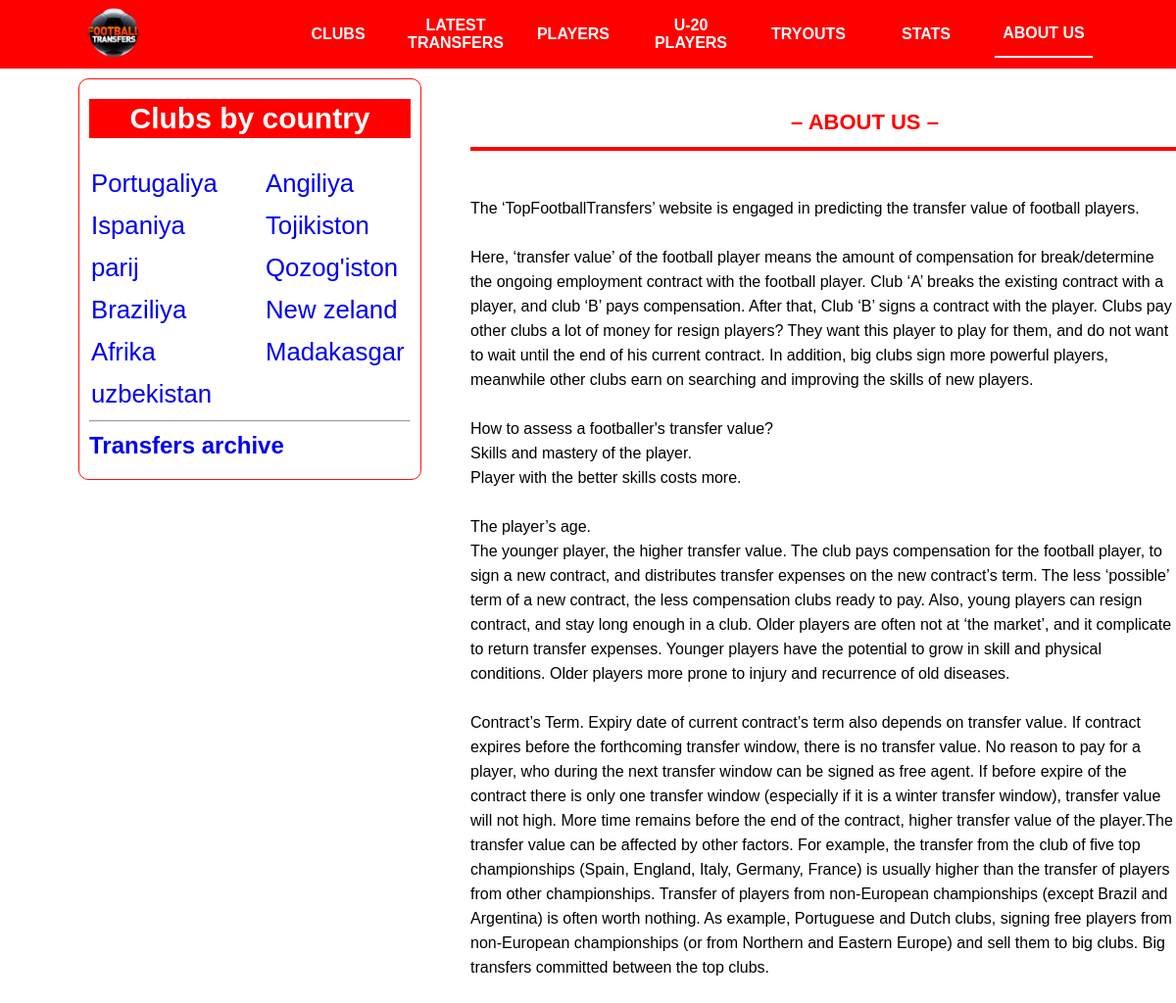
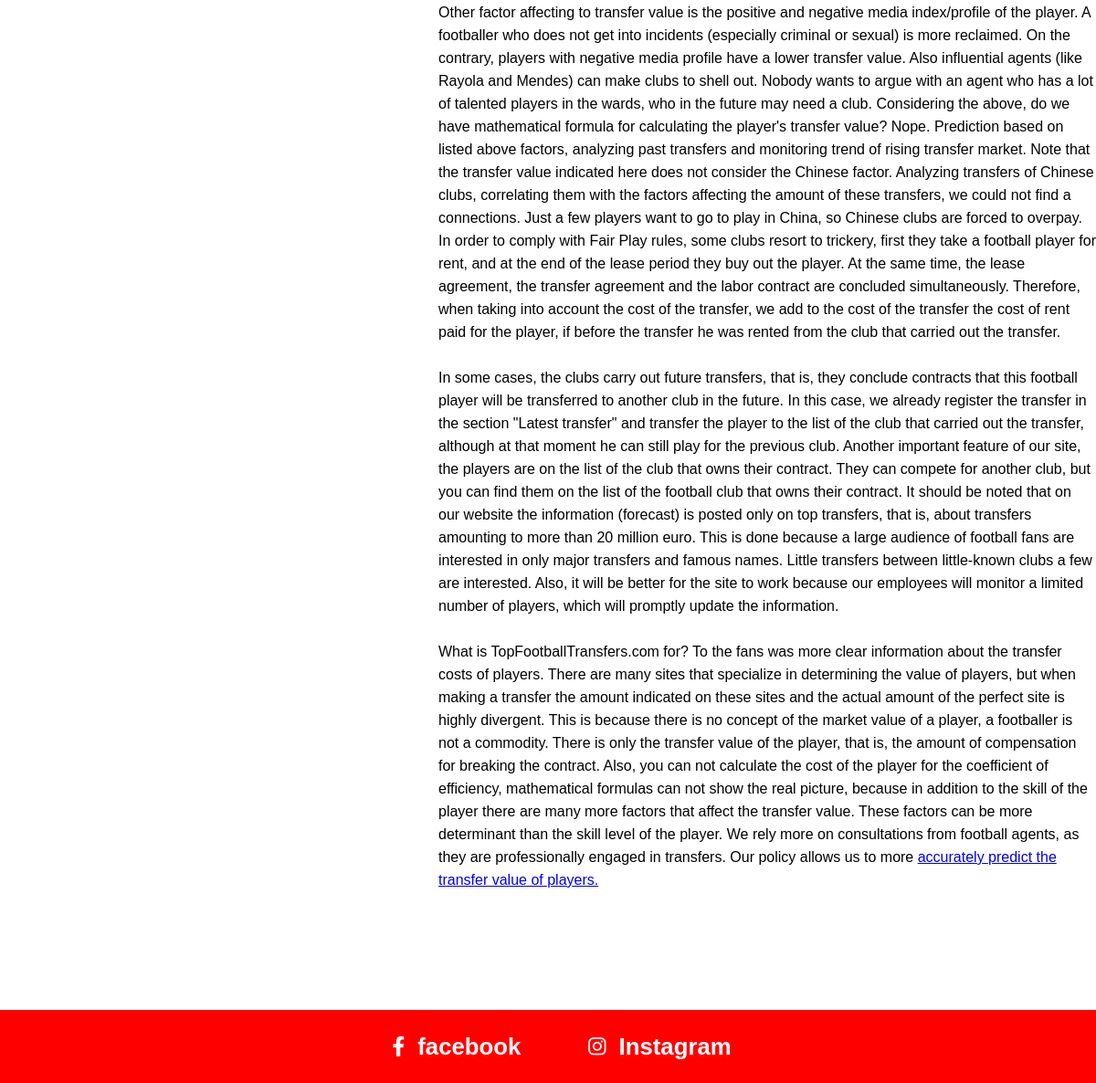
The page /about/ on the database its author committed (2 pictures, top to bottom).
### statsAPP/models.py (models this page shows, shortened)
class Davlat(models.Model):
    nom = models.CharField(max_length=255, unique=True)
    class Meta:
        verbose_name = "Davlat"
        verbose_name_plural = "Davlatlar"

### statsAPP/views.py (the view)
# urls.py: path('about/', about, name='about'),
def about(request):
    return render(request, 'about.html')

### statsAPP/context_processors.py (called while the page is built)
def countries(request):
    davlatlar = Davlat.objects.all()
    if len(davlatlar) % 2 == 0:
        countries1 = davlatlar[:len(davlatlar) // 2]
        countries2 = davlatlar[len(davlatlar) // 2:]
    else:
        countries1 = davlatlar[:(len(davlatlar) + 1) // 2]
        countries2 = davlatlar[(len(davlatlar) + 1) // 2:]
    context = {
        'countries1': countries1,
        'countries2': countries2,
    }
    return context

### templates/about.html
{% extends 'header.html' %}
{% block content %}
      <div class="nav">
        <h2>– ABOUT US –</h2>
        <table class="content-nav"></table>
      </div>
      <div
        class="content"
        style="margin-bottom: 30px !important; text-align: center"
      >
        <div class="about-me">
          The ‘TopFootballTransfers’ website is engaged in predicting the
          transfer value of football players. <br />
          &nbsp; <br />
          Here, ‘transfer value’ of the football player means the amount of
          compensation for break/determine the ongoing employment contract with
          the football player. Club ‘A’ breaks the existing contract with a
          player, and club ‘B’ pays compensation. After that, Club ‘B’ signs a
          contract with the player. Clubs pay other clubs a lot of money for
          resign players? They want this player to play for them, and do not
          want to wait until the end of his current contract. In addition, big
          clubs sign more powerful players, meanwhile other clubs earn on
          searching and improving the skills of new players. <br />
          &nbsp; <br />
          How to assess a footballer's transfer value? <br> Skills and mastery of the
          player. <br> Player with the better skills costs more. <br />
          &nbsp; <br />
          The player’s age. <br> The younger player, the higher transfer value. The
          club pays compensation for the football player, to sign a new
          contract, and distributes transfer expenses on the new contract’s
          term. The less ‘possible’ term of a new contract, the less
          compensation clubs ready to pay. Also, young players can resign
          contract, and stay long enough in a club. Older players are often not
          at ‘the market’, and it complicate to return transfer expenses.
          Younger players have the potential to grow in skill and physical
          conditions. Older players more prone to injury and recurrence of old
          diseases. <br />
          &nbsp; <br />
          Contract’s Term. Expiry date of current contract’s term also depends
          on transfer value. If contract expires before the forthcoming transfer
          window, there is no transfer value. No reason to pay for a player, who
          during the next transfer window can be signed as free agent. If before
          expire of the contract there is only one transfer window (especially
          if it is a winter transfer window), transfer value will not high. More
          time remains before the end of the contract, higher transfer value of
          the player.The transfer value can be affected by other factors. For
          example, the transfer from the club of five top championships (Spain,
          England, Italy, Germany, France) is usually higher than the transfer
          of players from other championships. Transfer of players from
          non-European championships (except Brazil and Argentina) is often
          worth nothing. As example, Portuguese and Dutch clubs, signing free
          players from non-European championships (or from Northern and Eastern
          Europe) and sell them to big clubs. Big transfers committed between
          the top clubs. <br />
          &nbsp; <br />
          Other factor affecting to transfer value is the positive and negative
          media index/profile of the player. A footballer who does not get into
          incidents (especially criminal or sexual) is more reclaimed. On the
          contrary, players with negative media profile have a lower transfer
          value. Also influential agents (like Rayola and Mendes) can make clubs
          to shell out. Nobody wants to argue with an agent who has a lot of
          talented players in the wards, who in the future may need a club.
          Considering the above, do we have mathematical formula for calculating
          the player's transfer value? Nope. Prediction based on listed above
          factors, analyzing past transfers and monitoring trend of rising
          transfer market. Note that the transfer value indicated here does not
          consider the Chinese factor. Analyzing transfers of Chinese clubs,
          correlating them with the factors affecting the amount of these
          transfers, we could not find a connections. Just a few players want to
          go to play in China, so Chinese clubs are forced to overpay. In order
          to comply with Fair Play rules, some clubs resort to trickery, first
          they take a football player for rent, and at the end of the lease
          period they buy out the player. At the same time, the lease agreement,
          the transfer agreement and the labor contract are concluded
          simultaneously. Therefore, when taking into account the cost of the
          transfer, we add to the cost of the transfer the cost of rent paid for
          the player, if before the transfer he was rented from the club that
          carried out the transfer. <br />
          &nbsp; <br />
          In some cases, the clubs carry out future transfers, that is, they
          conclude contracts that this football player will be transferred to
          another club in the future. In this case, we already register the
          transfer in the section "Latest transfer" and transfer the player to
          the list of the club that carried out the transfer, although at that
          moment he can still play for the previous club. Another important
          feature of our site, the players are on the list of the club that owns
          their contract. They can compete for another club, but you can find
          them on the list of the football club that owns their contract. It
          should be noted that on our website the information (forecast) is
          posted only on top transfers, that is, about transfers amounting to
          more than 20 million euro. This is done because a large audience of
          football fans are interested in only major transfers and famous names.
          Little transfers between little-known clubs a few are interested.
          Also, it will be better for the site to work because our employees
          will monitor a limited number of players, which will promptly update
          the information. <br>
          &nbsp; <br />
          What is TopFootballTransfers.com for? To the fans was more clear information about the transfer costs of players. There are many sites that specialize in determining the value of players, but when making a transfer the amount indicated on these sites and the actual amount of the perfect site is highly divergent. This is because there is no concept of the market value of a player, a footballer is not a commodity. There is only the transfer value of the player, that is, the amount of compensation for breaking the contract. Also, you can not calculate the cost of the player for the coefficient of efficiency, mathematical formulas can not show the real picture, because in addition to the skill of the player there are many more factors that affect the transfer value. These factors can be more determinant than the skill level of the player. We rely more on consultations from football agents, as they are professionally engaged in transfers. Our policy allows us to more <a href="./stats/150-accurate-predictions.html"
            >accurately predict the transfer value of players.</a
          >
        </div>
      </div>
{% endblock %}

### templates/header.html (shortened to what this page needs)
<!DOCTYPE html>
<html>
  <head>
    {% load static %}
    <link rel="stylesheet" type="text/css" media="screen" href="{% static 'css/main.css' %}" />
    <link
      rel="stylesheet"
      href="https://cdnjs.cloudflare.com/ajax/libs/font-awesome/6.1.1/css/all.min.css"
    />
  </head>
  <body>
    <div class="container">
      <div class="navbar">
        <div class="icon">
          <a href="./index.html">
            <img src="img/12252568_173-removebg-preview.png" alt="" />
          </a>
        </div>
        <div class="links">
          <div><a href="{% url 'clubs' %}">CLUBS</a></div>
          <div><a href="{% url 'latest_transfers' %}">LATEST TRANSFERS</a></div>
          <div><a href="{% url 'players' %}">PLAYERS</a></div>
          <div><a href="{% url 'u-20 players' %}">U-20 PLAYERS</a></div>
          <div><a href="{% url 'tryouts' %}">TRYOUTS</a></div>
          <div><a href="{% url 'stats' %}">STATS</a></div>
          <div class="navActive"><a href="{% url 'about' %}">ABOUT US</a></div>
        </div>
      </div>
      <div class="country-clubs">
        <h2 id="title">Clubs by country</h2>
        <div class="country">
          <div>
            {% for i in countries1 %}
              <h3><a href="/{{i.nom}}/clubs/">{{i.nom}}</a> <br/></h3>
            {% endfor %}
          </div>
          <div>
            {% for i in countries2 %}
              <h3><a href="/{{i.nom}}/clubs/">{{i.nom}}</a> <br/></h3>
            {% endfor %}
          </div>
        </div>
         <hr>
        <h2><a href="/transfer-archive/">Transfers archive</a></h2>
      </div>
        {% block content %}
        {% endblock %}
        <div class="footer">
        <a href="https://www.facebook.com/topfootballtransfers/">
          <div>
            <i class="fa-brands fa-facebook-f"></i> &nbsp;
            <h3>facebook</h3>
          </div>
        </a>
        <a href="https://www.instagram.com/topfootballtransfers/">
          <div>
            <i class="fa-brands fa-instagram"></i> &nbsp;
            <h3>Instagram</h3>
          </div>
        </a>
      </div>
    </div>
  </body>
</html>

### static/css/main.css (style rules this page uses)
* { margin: 0; padding: 0; box-sizing: border-box; }
.container { width: 100% !important; display: inline-block; font-family: sans-serif; }
.container .navbar { width: 100%; background-color: red; display: flex; align-items: center; justify-content: space-around; position: fixed; z-index: 99; height: 70px !important; }
.container .navbar .icon { width: 100px; overflow: hidden; }
.container .navbar .icon img { width: 130%; margin-left: -14%; }
.container .navbar .links { z-index: 999; display: flex; }
.container .navbar .links div { width: 100px; text-align: center; display: flex; align-items: center; margin-right: 20px; }
.container .navbar .links div a { color: white; font-weight: 700; text-decoration: none; width: 100px !important; height: 45px; display: flex; align-items: center; justify-content: center; }
.container .navActive { border-bottom: 2px solid white !important; }
.country-clubs { width: 350px; border: 1px solid rgb(255, 16, 16); border-radius: 10px; position: fixed; top: 80px; left: 80px; padding: 10px 10px; padding-bottom: 10px; }
.country-clubs h2 { margin: 10px 0px; transition: all 0.3s ease; }
.country-clubs h2 a { text-decoration: none; }
.country-clubs #title { font-size: 30px; background-color: red; color: white; text-align: center; line-height: 40px; }
.country-clubs .country { width: 100%; display: flex; flex-wrap: wrap; justify-content: space-between; font-size: 22px; margin-top: 20px; }
.country-clubs .country div { width: 150px; height: 100%; }
.country-clubs .country h3 { font-weight: 100 !important; margin: 10px 0px !important; width: 100%; padding: 2px 2px; transition: all 0.3s ease; }
.country-clubs .country h3 a { text-decoration: none; margin-top: 20px !important; }
.nav { width: 805px; background-color: white; position: fixed; left: 480px; top: 70px; }
.nav h2 { text-align: center; color: red; line-height: 50px; padding-top: 30px; font-size: 22px; }
.content { max-width: 800px; margin-left: 480px; margin-top: 200px; padding-bottom: 100px; }
.content-nav { border-top: 2px solid rgb(255, 0, 0); border-bottom: 2px solid rgb(255, 0, 0); width: 100%; }
.about-me { line-height: 25px; text-align: left; }
.footer { width: 100%; background-color: red; height: 80px; display: flex; align-items: center; justify-content: center; font-size: 22px; padding-left: 80px; }
.footer a { margin-right: 50px; color: white; text-decoration: none; word-spacing: 8px; padding: 4px 12px; border-radius: 5px; transition: all 0.3s ease; }
.footer a div { display: flex; align-items: center; }

### rows shown on the page
Davlat: nom "Portugaliya"
Davlat: nom "Ispaniya"
Davlat: nom "parij"
Davlat: nom "Braziliya"
Davlat: nom "Afrika"
Davlat: nom "uzbekistan"
Davlat: nom "Angiliya"
Davlat: nom "Tojikiston"
Davlat: nom "Qozog'iston"
Davlat: nom "New zeland"
Davlat: nom "Madakasgar"
